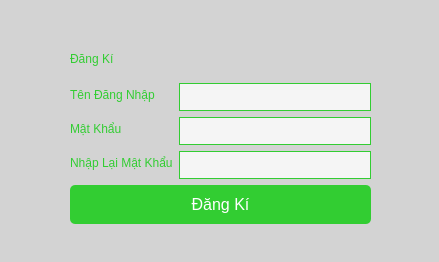
<?xml version="1.0" encoding="UTF-8"?>
<ui version="4.0">
 <class>MainWindow</class>
 <widget class="QMainWindow" name="MainWindow">
  <property name="geometry">
   <rect>
    <x>0</x>
    <y>0</y>
    <width>439</width>
    <height>262</height>
   </rect>
  </property>
  <property name="windowTitle">
   <string>Đăng Kí</string>
  </property>
  <property name="styleSheet">
   <string notr="true">QWidget {
    background-color: #D3D3D3; /* Màu nền xám */
}

QLabel {
    color: #32CD32; /* Màu chữ xanh tươi sáng */
}

QPlainTextEdit {
    background-color: #F5F5F5; /* Màu nền cho PlainTextEdit */
    border: 1px solid #32CD32; /* Viền xanh tươi sáng */
    color: #000000; /* Màu chữ đen */
}

QPushButton {
    background-color: #32CD32; /* Nền xanh tươi sáng */
    color: white; /* Màu chữ trắng */
    border-radius: 5px; /* Bo tròn góc */
    padding: 10px;
    font-size: 16px;
}

QPushButton:hover {
    background-color: #228B22; /* Màu xanh đậm khi hover */
}

QLineEdit {
    background-color: #F5F5F5; /* Màu nền cho LineEdit */
    border: 1px solid #32CD32; /* Viền xanh tươi sáng */
    color: #000000; /* Màu chữ đen */
    padding: 5px;
}
</string>
  </property>
  <widget class="QWidget" name="centralwidget">
   <widget class="QWidget" name="verticalLayoutWidget">
    <property name="geometry">
     <rect>
      <x>70</x>
      <y>40</y>
      <width>301</width>
      <height>184</height>
     </rect>
    </property>
    <layout class="QVBoxLayout" name="verticalLayout">
     <item>
      <widget class="QLabel" name="label_4">
       <property name="text">
        <string>Đăng Kí</string>
       </property>
      </widget>
     </item>
     <item>
      <layout class="QFormLayout" name="formLayout">
       <item row="0" column="0">
        <widget class="QLabel" name="label">
         <property name="text">
          <string>Tên Đăng Nhập</string>
         </property>
        </widget>
       </item>
       <item row="0" column="1">
        <widget class="QLineEdit" name="lineEdit"/>
       </item>
       <item row="1" column="0">
        <widget class="QLabel" name="label_2">
         <property name="text">
          <string>Mật Khẩu</string>
         </property>
        </widget>
       </item>
       <item row="1" column="1">
        <widget class="QLineEdit" name="lineEdit_2"/>
       </item>
       <item row="2" column="0">
        <widget class="QLabel" name="label_3">
         <property name="text">
          <string>Nhập Lại Mật Khẩu</string>
         </property>
        </widget>
       </item>
       <item row="2" column="1">
        <widget class="QLineEdit" name="lineEdit_3"/>
       </item>
      </layout>
     </item>
     <item>
      <widget class="QPushButton" name="pushButton">
       <property name="text">
        <string>Đăng Kí</string>
       </property>
      </widget>
     </item>
    </layout>
   </widget>
  </widget>
 </widget>
 <resources/>
 <connections/>
</ui>
